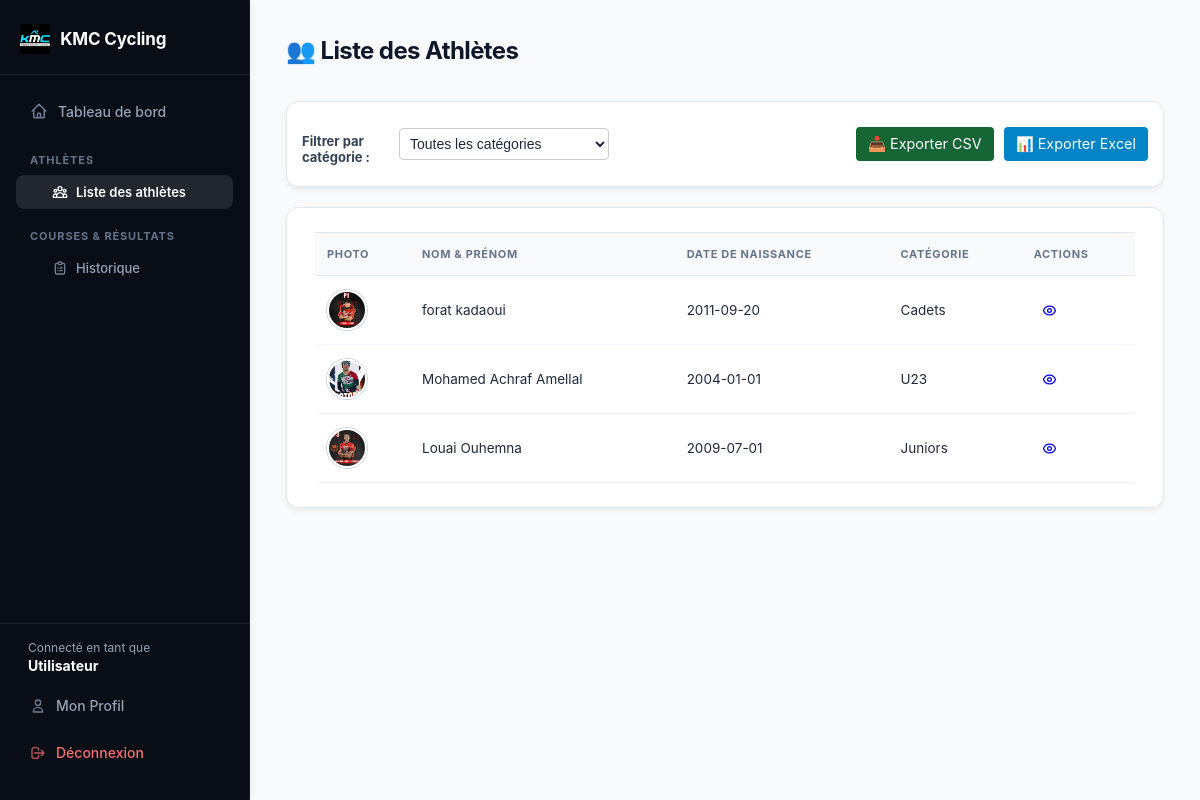
/athletes, run on an earlier commit of the app's database.
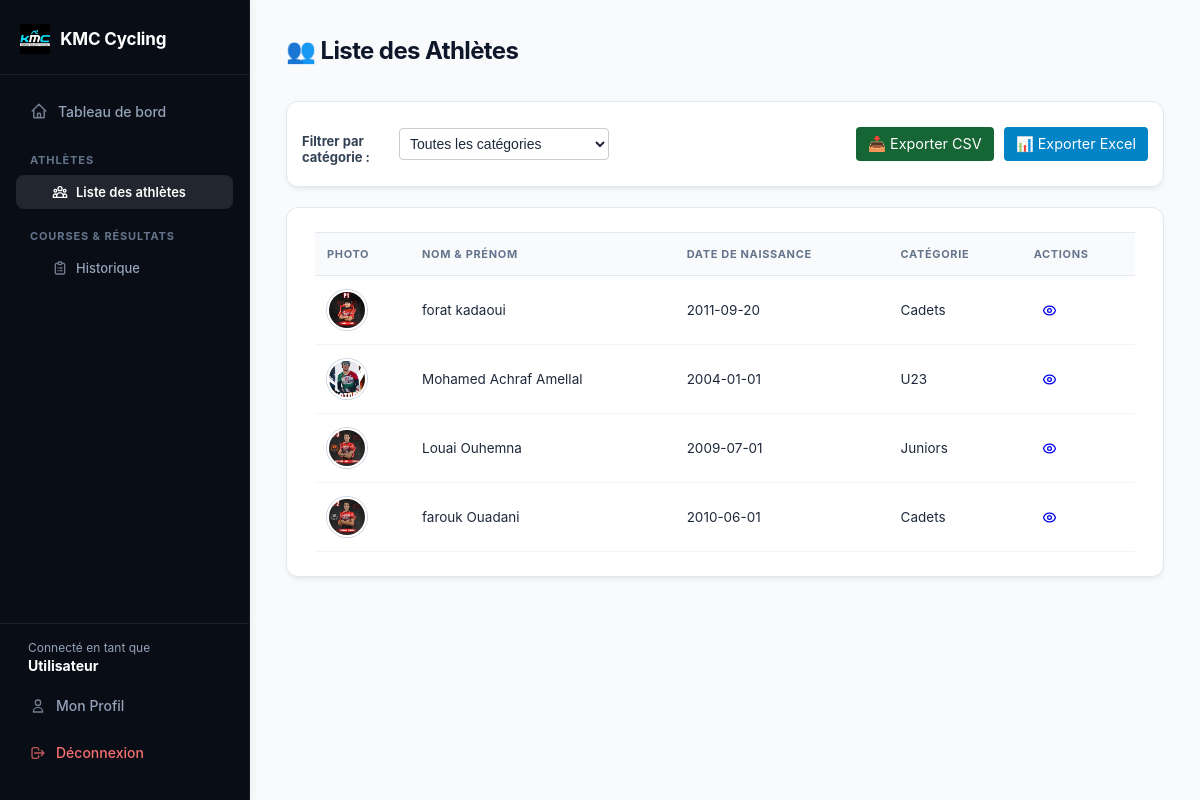
And on a later commit of the database.
### tables this page shows
CREATE TABLE athletes (
            id INTEGER PRIMARY KEY AUTOINCREMENT,
            nom TEXT NOT NULL,
            prenom TEXT NOT NULL,
            date_naissance TEXT,
            categorie TEXT,
            nom_fichier TEXT
        , user_id INTEGER);

### app.py (the view)
@app.route("/athletes")
def liste_athletes():
    categorie = request.args.get("categorie", "")
    conn = get_db_connection()
    if categorie:
        athletes = conn.execute(
            "SELECT * FROM athletes WHERE categorie = ?", (categorie,)
        ).fetchall()
    else:
        athletes = conn.execute("SELECT * FROM athletes").fetchall()
    conn.close()
    return render_template(
        "athletes.html",
        athletes=athletes,
        categorie_selectionnee=categorie,
        categories=CATEGORIES,
    )

### app.py (called while the page is built)
def get_db_connection():
    conn = sqlite3.connect("cyclisme.db")
    conn.row_factory = sqlite3.Row
    conn.execute("PRAGMA foreign_keys = ON;")
    return conn

@app.after_request
def add_header(response):
    response.headers["Cache-Control"] = (
        "no-cache, no-store, must-revalidate, post-check=0, pre-check=0, max-age=0"
    )
    response.headers["Pragma"] = "no-cache"
    response.headers["Expires"] = "-1"
    return response

### templates/athletes.html (shortened to what this page needs)
<!DOCTYPE html>
<html lang="fr">
<head>
    <link rel="stylesheet" href="{{ url_for('static', filename='style.css') }}">
</head>
<body>
    <div class="app-layout">
        {% include 'sidebar.html' %}
        <main class="content">
            <div class="container">
                <div style="display: flex; justify-content: space-between; align-items: center; margin-bottom: 20px;">
                    <h1>👥 Liste des Athlètes</h1>
                </div>
                <div class="card" style="margin-bottom: 20px; padding: 15px;">
                    <form method="GET" action="{{ url_for('liste_athletes') }}" style="display: flex; gap: 15px; align-items: center; flex-wrap: wrap;">
                        <div style="display: flex; align-items: center; gap: 8px;">
                            <label for="categorie" style="font-weight: bold;">Filtrer par catégorie :</label>
                            <select name="categorie" id="categorie" class="form-control" style="padding: 6px; border-radius: 4px; border: 1px solid #ccc;" onchange="this.form.submit()">
                                <option value="">Toutes les catégories</option>
                            </select>
                        </div>
                        <div style="margin-left: auto; display: flex; gap: 10px;">
                            <a href="{{ url_for('export_athletes_csv', categorie=categorie_selectionnee) }}" class="btn" style="background: #166534; color: white; padding: 8px 12px; text-decoration: none; border-radius: 4px; font-size: 0.9rem;">📥 Exporter CSV</a>
                            <a href="{{ url_for('export_athletes_excel', categorie=categorie_selectionnee) }}" class="btn" style="background: #0284c7; color: white; padding: 8px 12px; text-decoration: none; border-radius: 4px; font-size: 0.9rem;">📊 Exporter Excel</a>
                        </div>
                    </form>
                </div>
                <div class="card">
                    <table>
                        <thead>
                            <tr>
                                <th>Photo</th>
                                <th>Nom & Prénom</th>
                                <th>Date de naissance</th>
                                <th>Catégorie</th>
                                <th>Actions</th>
                            </tr>
                        </thead>
                        <tbody>
                            {% for a in athletes %}
                            <tr>
                                <td>
                                    {% if a.nom_fichier %}
                                        <img src="{{ url_for('static', filename='uploads/' + a.nom_fichier) }}" class="avatar-athlete">
                                    {% else %}
                                        <span class="avatar-placeholder">{{ a.prenom[0] }}{{ a.nom[0] }}</span>
                                    {% endif %}
                                </td>
                                <td>{{ a.prenom }} {{ a.nom }}</td>
                                <td>{{ a.date_naissance or '-' }}</td>
                                <td>{{ a.categorie or '-' }}</td>
                                <td>
                                    <div class="groupe-actions">
                                        <a href="{{ url_for('profil_athlete', id=a.id) }}" class="btn-icone btn-voir" title="Voir le profil">
                                        </a>
                                    </div>
                                </td>
                            </tr>
                            {% endfor %}
                        </tbody>
                    </table>
                </div>
            </div>
        </main>
    </div>
</body>
</html>

What changed in the data, as far as the page shows it:
added athletes: nom_fichier (picture), prenom "farouk", nom "Ouadani", date_naissance "2010-06-01", categorie "Cadets"
